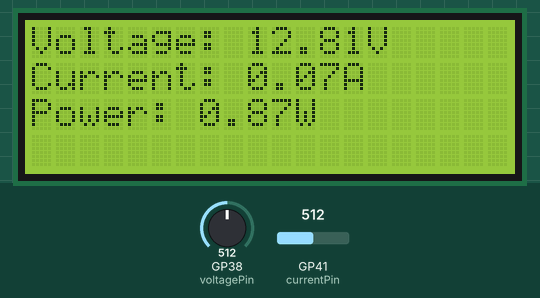
Bench run of a sketch on a simulated Raspberry Pi Pico. Shown: 20×4 character LCD. The test bench sets the inputs (shaded band); at power-on: GP41 (currentPin) = 512, GP38 (voltagePin) = 512 (analog values on the 0–1023 scale). What the sketch prints to the serial monitor is not drawn.

Above: at 1.2 s.
1.3 s: GP41 (currentPin) set to 574
At 2.9 s:
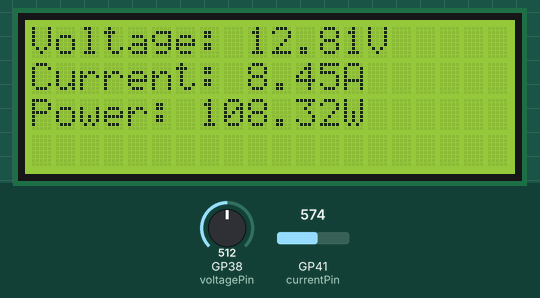
3.2 s: GP41 (currentPin) set to 597
At 4.3 s:
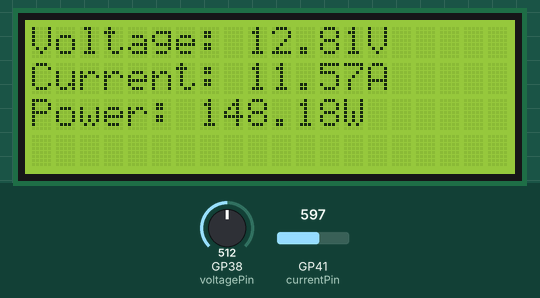
4.8 s: GP38 (voltagePin) set to 716
At 5.7 s:
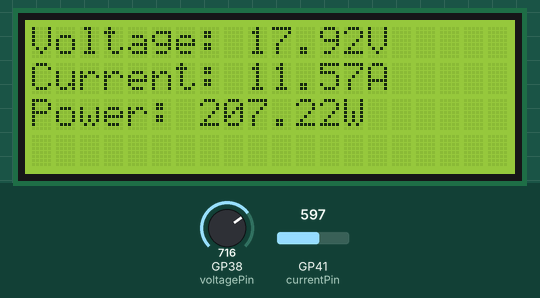
6.5 s: GP38 (voltagePin) set to 900
At 7.0 s:
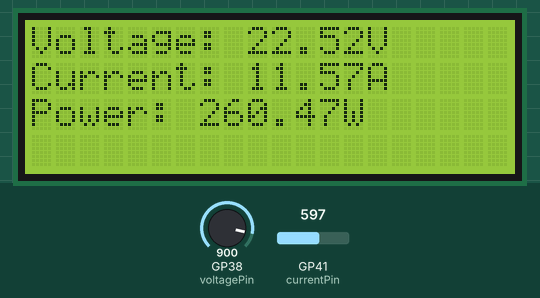
8.1 s: GP41 (currentPin) set to 511
At 9.4 s:
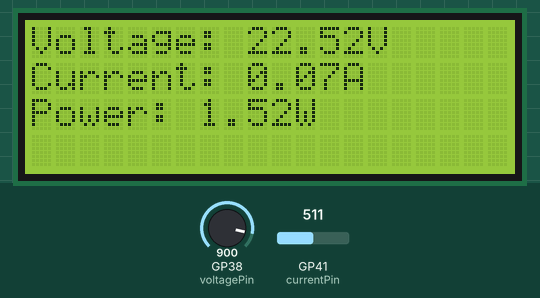
9.7 s: GP38 (voltagePin) set to 1023
At 10.6 s:
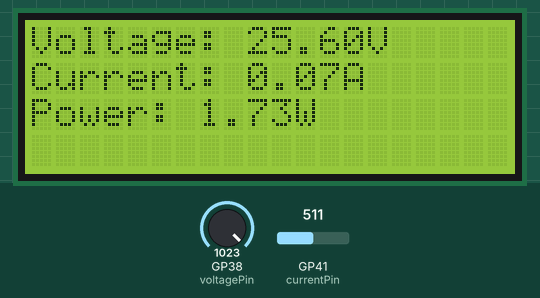
Timing chart, 0 to 12.4 s (numbered marks = the images above; inputs shaded):
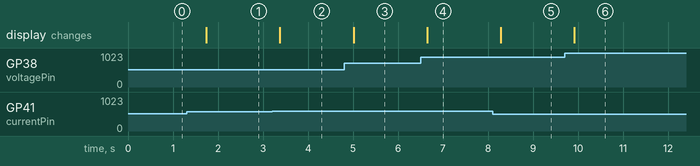

Measured:
- after the input at 1.3 s, the display: changes after 0.44 s (image 1)
- after the input at 3.2 s, the display: changes after 0.18 s (image 2)
- after the input at 4.8 s, the display: changes after 0.21 s (image 3)
- after the input at 6.5 s, the display: changes after 0.15 s (image 4)
- after the input at 8.1 s, the display: changes after 0.18 s (image 5)
- after the input at 9.7 s, the display: changes after 0.21 s (image 6)

The sketch:

lcd_display.ino
```cpp
#include <Wire.h>
#include <LiquidCrystal_I2C.h>

// Initialize LCD with I2C address (typically 0x27 or 0x3F)
LiquidCrystal_I2C lcd(0x27, 20, 4);  // Changed to 20x4 LCD for more display space

const int voltagePin = 38;  // Voltage sensor analog input pin
const int currentPin = 41;  // Current sensor analog input pin
const float voltage_reference = 25.6;  // Teensy 4.1 voltage reference is 3.3V
const int adc_resolution = 1023;  // 10-bit ADC resolution

// Current sensor parameters (adjust these based on your sensor specifications)
const float current_sensitivity = 0.185; // V/A for ACS712 30A model (adjust if using different model)
const float current_sensor_offset = voltage_reference / 2; // Offset voltage at 0A (typically Vcc/2)

void setup() {
  // Initialize I2C communication
  Wire.begin();
  Wire.setSDA(25);  // Set SDA pin
  Wire.setSCL(24);  // Set SCL pin

  // Initialize LCD
  lcd.init();
  lcd.backlight();
  lcd.clear();

  // Set ADC resolution to 10 bits
  analogReadResolution(10);

  // Optional: Initialize Serial for debugging
  Serial.begin(9600);
}

void loop() {
  // Read voltage sensor
  int voltageRaw = analogRead(voltagePin);
  float voltage = (voltageRaw * voltage_reference) / adc_resolution;

  // Read current sensor
  int currentRaw = analogRead(currentPin);
  float sensorVoltage = (currentRaw * voltage_reference) / adc_resolution;

  // Convert sensor voltage to current
  // For ACS712: I = (V - Voffset) / Sensitivity
  float current = (sensorVoltage - current_sensor_offset) / current_sensitivity;

  // Clear LCD and display values
  lcd.clear();

  // Display voltage on first line
  lcd.setCursor(0, 0);
  lcd.print("Voltage: ");
  lcd.print(voltage, 2);  // Display with 2 decimal places
  lcd.print("V");

  // Display current on second line
  lcd.setCursor(0, 1);
  lcd.print("Current: ");
  lcd.print(abs(current), 2);  // Using abs() to show magnitude
  lcd.print("A");

  // Display power on third line
  float power = voltage * abs(current);
  lcd.setCursor(0, 2);
  lcd.print("Power: ");
  lcd.print(power, 2);
  lcd.print("W");

  // Optional: Print to Serial for debugging
  Serial.print("Voltage: ");
  Serial.print(voltage);
  Serial.print("V, Current: ");
  Serial.print(current);
  Serial.print("A, Power: ");
  Serial.print(power);
  Serial.println("W");

  delay(500);  // Update every 500ms
}
```
